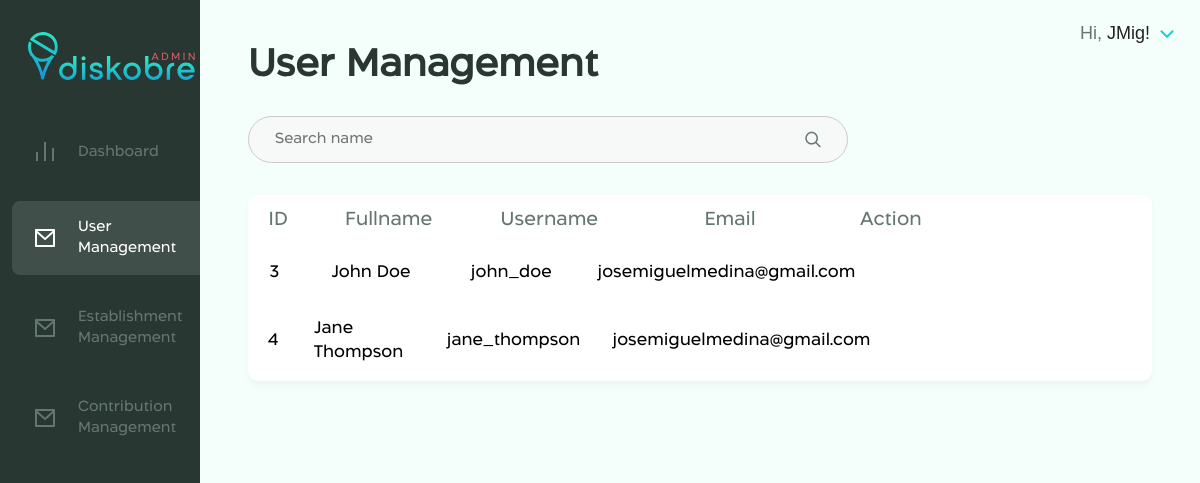
The app's page /Admin/user-management.php (signed in), older data.
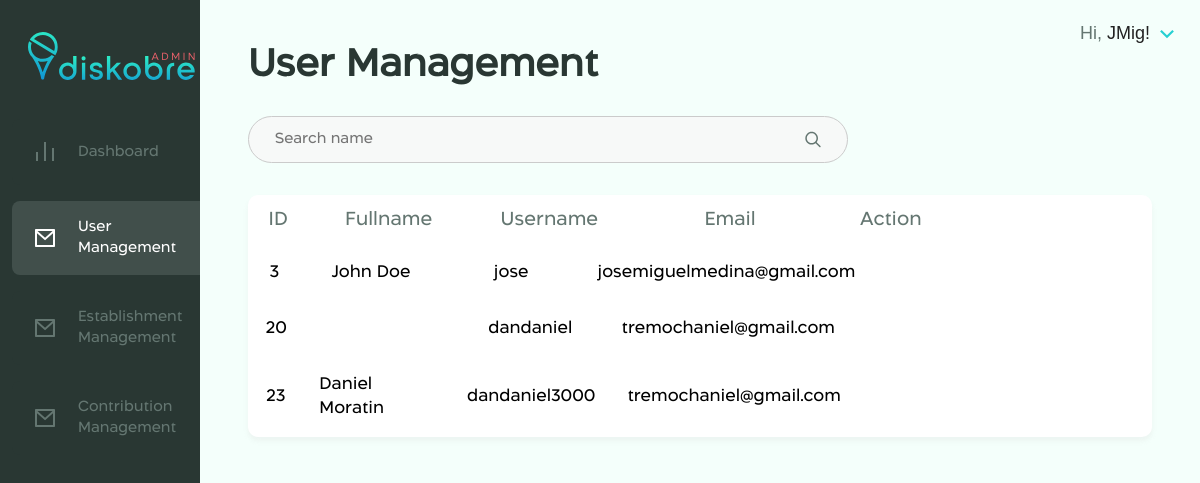
The same page, newer data.
### tables this page shows
CREATE TABLE `user` (
  `user_id` int(12) NOT NULL,
  `user_type` varchar(20) NOT NULL,
  `fname` varchar(30) DEFAULT NULL,
  `middle` varchar(256) DEFAULT NULL,
  `lname` varchar(30) DEFAULT NULL,
  `username` varchar(30) NOT NULL,
  `password` varchar(30) NOT NULL,
  `bdate` date DEFAULT NULL,
  `profilepic` varchar(50) DEFAULT NULL,
  `email` varchar(40) DEFAULT NULL
);

### Admin/user-management.php (the view, shortened to what the changed rows need)
<!DOCTYPE html>
<html data-wf-page="621b7655e190fa014302a13f" data-wf-site="62165100d93c4633055bbbac">
<head>
  <link href="css/normalize.css" rel="stylesheet" type="text/css">
  <link href="css/styles.css" rel="stylesheet" type="text/css">
  <link href="css/diskobre-admin.styles.css" rel="stylesheet" type="text/css">
</head>
<?php
$link = mysqli_connect("localhost", "root", "");
mysqli_select_db($link, "diskobre");
?>
<body>
  <div class="body-wrapper">
    <div class="right-panel">
      <div class="page-container">
        <h1 class="page-title">User Management</h1>
        <div class="box table mb-2">
          <?php
                    if($link){
                      $userRoleUser = 2;
                        if(isset($_GET['search-user'])) {
                          $searchedUser = $_GET['search-user'];
                          mysqli_select_db($link, "diskobre");
                          $userSearch = mysqli_query($link, "SELECT * from user where (username LIKE '%{$searchedUser}%' OR fName LIKE '%{$searchedUser}%' OR lName LIKE '%{$searchedUser}%' OR email LIKE '%{$searchedUser}%') AND user_type = '{$userRoleUser}'");
                          if(mysqli_num_rows($userSearch) > 0){
                            while($s = mysqli_fetch_array($userSearch)){
                              $userId = $s['user_id'];
                              ?>
                              <div class="w-layout-grid table-grid row">
                                    <div id="w-node-_8231d618-cdfc-8713-aaa3-75cea7e30f18-4302a13f" class="cell-holder">
                                      <div class="cell-data"><?php echo($s['user_id']);?></div>
                                    </div>
                                    <div id="w-node-_8231d618-cdfc-8713-aaa3-75cea7e30f1b-4302a13f" class="cell-holder">
                                      <div class="cell-data"><?php echo($s['fname'].' '. $s['middle']. $s['lname']); ?> </div>
                                    </div>
                                    <div id="w-node-_8231d618-cdfc-8713-aaa3-75cea7e30f1e-4302a13f" class="cell-holder">
                                      <div class="cell-data"><?php echo($s['username']); ?></div>
                                    </div>
                                    <div id="w-node-_8231d618-cdfc-8713-aaa3-75cea7e30f21-4302a13f" class="cell-holder">
                                      <div class="email-cont">
                                        <div class="cell-data"><?php echo($s['email']); ?></div>
                                      </div>
                                    </div>
                                    <div id="w-node-_8231d618-cdfc-8713-aaa3-75cea7e30f28-4302a13f" class="cell-holder">
                                      <a href="user-management.php?user_id=<?= $s['user_id'] ?>">
                                        <img src="images/Group-418.svg" loading="lazy" alt="" class="action-icon">
                                      </a>
                                  </div>
                              </div>
                         <?php
                            }
                        }
                      }
                        else if(!isset($_GET['search-user']))  {
                          mysqli_select_db($link, "diskobre");
                          $user = mysqli_query($link, "select * from user where user_type=2");
                          if(mysqli_num_rows($user) > 0){
                              while($s = mysqli_fetch_array($user)){ ?>
                                  <div class="w-layout-grid table-grid row">
                                        <div id="w-node-_8231d618-cdfc-8713-aaa3-75cea7e30f18-4302a13f" class="cell-holder">
                                          <div class="cell-data"><?php echo($s['user_id']);?></div>
                                        </div>
                                        <div id="w-node-_8231d618-cdfc-8713-aaa3-75cea7e30f1b-4302a13f" class="cell-holder">
                                          <div class="cell-data"><?php echo($s['fname'].' '. $s['middle']. $s['lname']); ?> </div>
                                        </div>
                                        <div id="w-node-_8231d618-cdfc-8713-aaa3-75cea7e30f1e-4302a13f" class="cell-holder">
                                          <div class="cell-data"><?php echo($s['username']); ?></div>
                                        </div>
                                        <div id="w-node-_8231d618-cdfc-8713-aaa3-75cea7e30f21-4302a13f" class="cell-holder">
                                          <div class="email-cont">
                                            <div class="cell-data"><?php echo($s['email']); ?></div>
                                          </div>
                                        </div>
                                        <div id="w-node-_8231d618-cdfc-8713-aaa3-75cea7e30f28-4302a13f" class="cell-holder">
                                      </div>
                                  </div>
                             <?php }
                        }
                        }else echo "NO USERS YET!";
                    }
                ?>
          </div>
        </div>
      </div>
    </div>
  </body>
</html>

Row changes from the older to the newer data that the page shows:
removed user: user_id "4", fname "Jane", lname "Thompson", username "jane_thompson", email "josemiguelmedina@gmail.com"
changed user "John": username "john_doe" → "jose"
added user: user_id "20", username "dandaniel", email "tremochaniel@gmail.com"
added user: user_id "23", fname "Daniel", lname "Moratin", username "dandaniel3000", email "tremochaniel@gmail.com"
